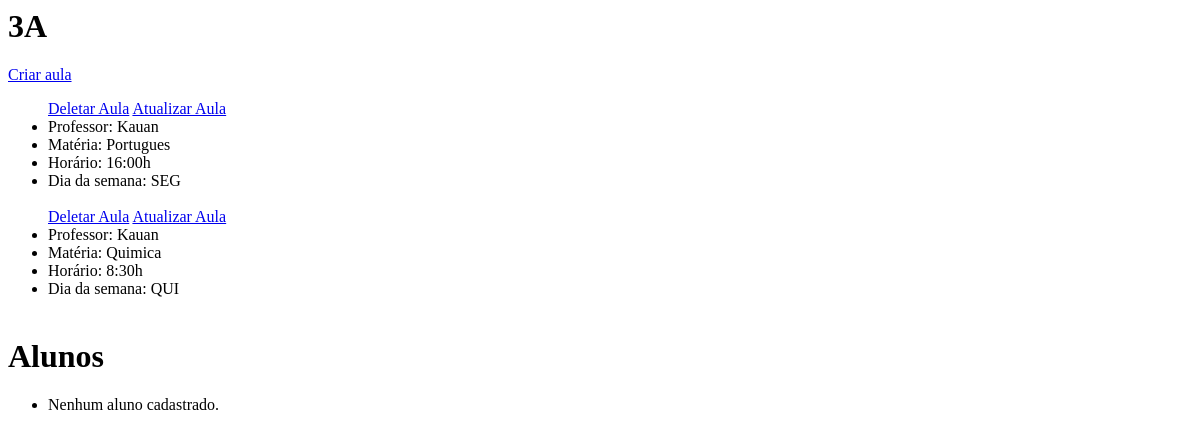
Page /turmas/detalhes/1 on the earlier database version.
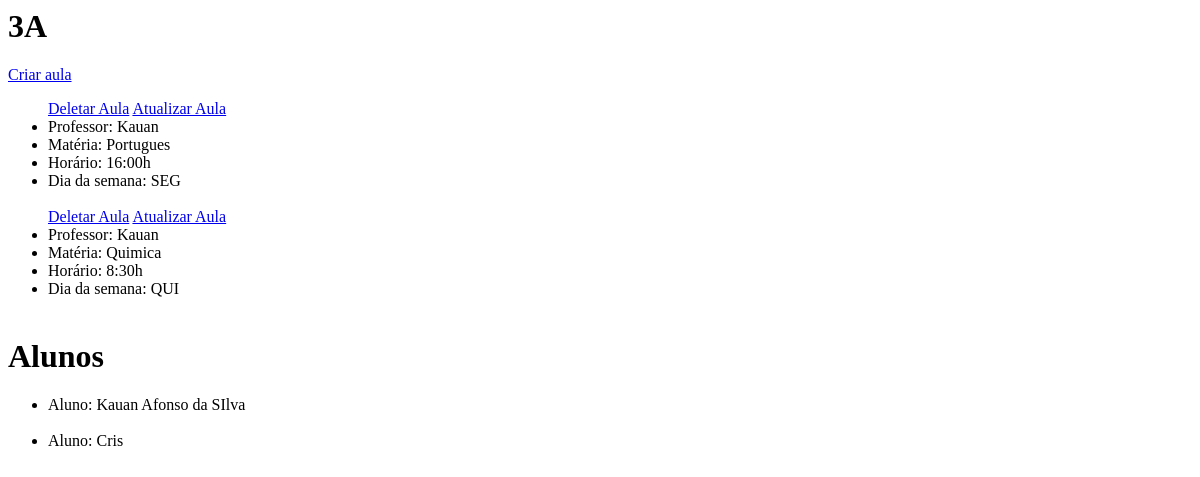
Same page on the later database version.
### app/models.py (models this page shows, shortened)
class Professor(models.Model):
    nome = models.CharField(max_length=255)
    def __str__(self):
        return self.nome

class Materia(models.Model):
    materias = [
        ("Matematica", "Matemática"),
        ("Portugues", "Português"),
        ("Historia", "História"),
        ("Geografia", "Geografia"),
        ("Quimica", "Química"),
        ("Fisica", "Física"),
        ("Biologia", "Biologia"),
    ]
    nome_materia = models.CharField(max_length=50,choices=materias)
    def __str__(self):
        return self.nome_materia

class Horario(models.Model):
    horarios = [
        ("7:00h", "7:00h"),
        ("7:45h", "7:45h"),
        ("8:30h", "8:30h"),
        ("9:15h", "9:15h"),
        ("10:00h", "10:00h"),
        ("10:45h", "10:45h"),
        ("11:30h", "11:30h"),
        ("12:15h", "12:15h"),
        ("13:00h", "13:00h"),
        ("13:45h", "13:45h"),
        ("14:30h", "14:30h"),
        ("15:15h", "15:15h"),
        ("16:00h", "16:00h"),
        ("16:45h", "16:45h"),
        ("17:30h", "17:30h"),
    ]
    horario_aula = models.CharField(max_length=50,choices=horarios,unique=True)
    def __str__(self):
        return self.horario_aula

class Dias_semanas_Aulas(models.Model):
    pk_dia_semana = models.ForeignKey(Dias_semanas, on_delete=models.CASCADE)
    def __str__(self):
        return str(self.pk_dia_semana)

class Dias_semanas(models.Model):
    dias = [
        ("SEG", "Segunda-Feira"),
        ("TER", "Terça-Feira"),
        ("QUA", "Quarta-Feira"),
        ("QUI", "Quinta-Feira"),
        ("SEX", "Sexta-Feira"),
    ]
    dia = models.CharField(max_length=55,choices=dias, unique=True)
    def __str__(self):
        return self.dia

class Aluno(models.Model):
    nome_completo = models.CharField(max_length=55)
    pk_turma = models.ForeignKey(Turma, on_delete=models.CASCADE)
    email = models.CharField(max_length=255,default='')

### app/views.py (the view)
# urls.py: path("turmas/detalhes/<int:pk>", views.visualizar_sala , name='detalhes_turmas'),
def visualizar_sala(request, pk):
    try:
        turma = get_object_or_404(Turma, pk=pk) #Pegando o id da turma
        aulas = Aulas.objects.filter(pk_turma = turma) #Mesclando as tabelas relacionadas a aulas pela FK da turma
        aulas_info = []
        alunos = Aluno.objects.filter(pk_turma = pk)
        for aula in aulas:
            aulas_info.append({
                'pk':aula.pk,
                'professor': aula.pk_professor,
                'materia': aula.pk_materia,
                'horario': aula.pk_horario,
                'turma': aula.pk_turma,
                'dia_semana': aula.pk_dias_semana
            })#retoronado os dados
        return render(request, "detalhes.html", {"turma": turma, "aulas": aulas_info, "alunos":alunos})
    except Exception as e:
        print(f"Error: {e}")
        return HttpResponseNotFound("Ocorreu um erro ao tentar carregar a turma e os professores.") #mensagem de erro caso for nescessario

### app/Templates/detalhes.html
<h1>{{ turma.serie_turma }}</h1>
<a href="{%url 'criar_aula' pk=turma.pk %}">Criar aula</a>
<ul>
    {% if aulas %}
        {% for i in aulas %}
            <a href="{% url 'deletar_aula' pk=i.pk %}">Deletar Aula</a>
            <a href="{% url 'atualizar_aula' pk=i.pk %}">Atualizar Aula</a>
            <li>Professor: {{ i.professor }}</li>
            <li>Matéria: {{ i.materia }}</li>
            <li>Horário: {{ i.horario }}</li>
            <li>Dia da semana: {{ i.dia_semana}}</li>
            <br>
        {% endfor %}
    {% else %}
        <li>Nenhum professor da sala.</li>
    {% endif %}
</ul>
<h1>Alunos</h1>
<ul>
    {% if alunos %}
        {% for i in alunos %}
            <li>Aluno: {{ i.nome_completo }}</li>
            <br>
        {% endfor %}
    {% else %}
        <li>Nenhum aluno cadastrado.</li>
    {% endif %}
</ul>

Differences in the rows shown:
added Aluno: nome_completo "Kauan Afonso da SIlva"
added Aluno: nome_completo "Cris"
Other differences:
text no longer shown: "Nenhum aluno cadastrado."
